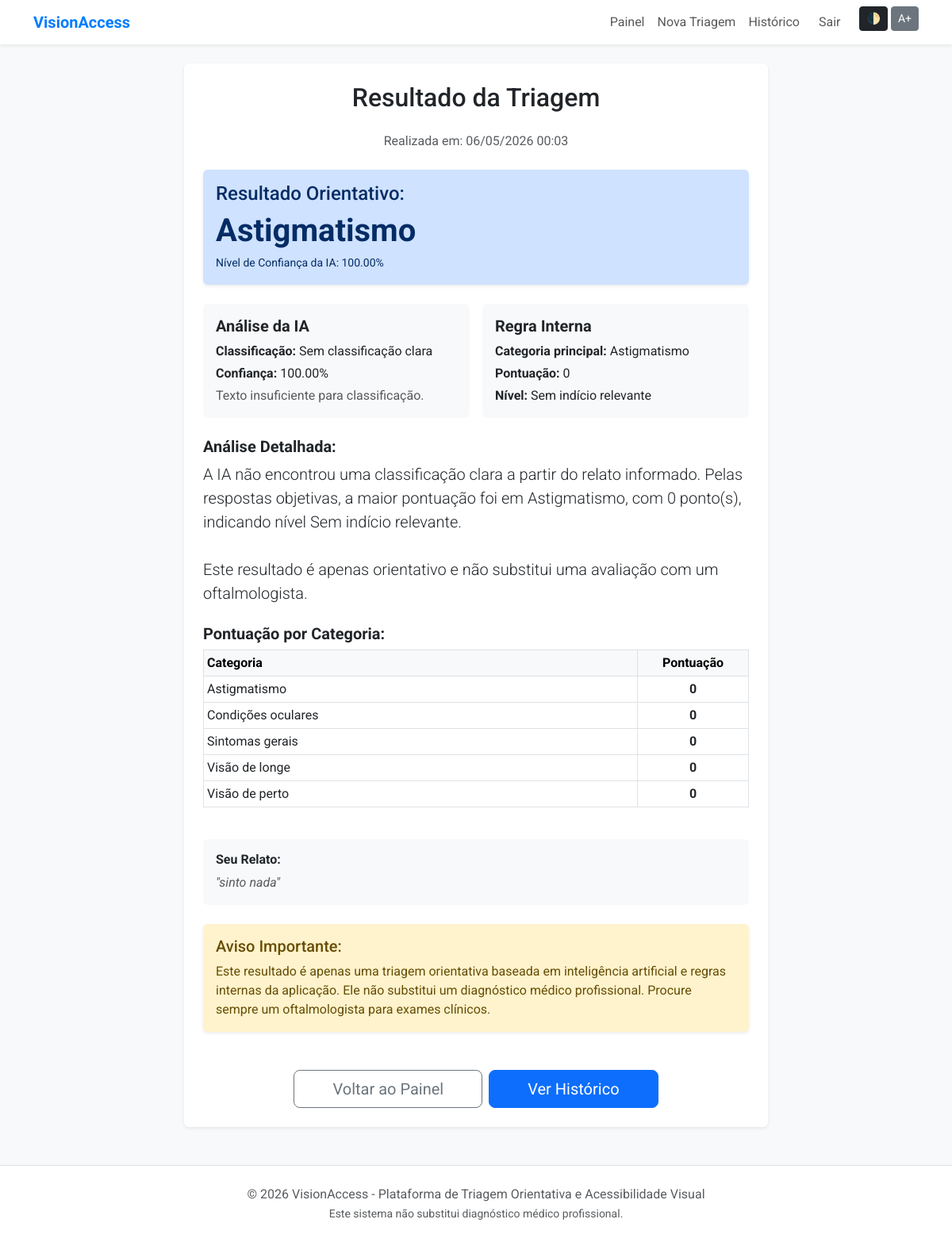
Page /resultado.php?id=5 (signed in) on the committed database.
### tables this page shows
CREATE TABLE `resultado` (
  `id_resultado` int(11) NOT NULL,
  `id_triagem` int(11) NOT NULL,
  `classificacao_ia` varchar(100) DEFAULT NULL,
  `confianca_ia` decimal(5,2) DEFAULT NULL,
  `descricao_ia` text DEFAULT NULL,
  `resposta_ia` longtext DEFAULT NULL CHECK (json_valid(`resposta_ia`)),
  `classificacao_interna` varchar(100) DEFAULT NULL,
  `pontuacao_interna` int(11) DEFAULT NULL,
  `nivel_risco` varchar(50) DEFAULT NULL,
  `resultado_final` varchar(150) DEFAULT NULL,
  `descricao_resultado` text DEFAULT NULL,
  `data_resultado` timestamp NOT NULL DEFAULT current_timestamp()
);

CREATE TABLE `triagem` (
  `id_triagem` int(11) NOT NULL,
  `id_usuario` int(11) NOT NULL,
  `descricao_texto` text NOT NULL,
  `data_triagem` timestamp NOT NULL DEFAULT current_timestamp()
);

CREATE TABLE `pontuacao_triagem` (
  `id_pontuacao` int(11) NOT NULL,
  `id_triagem` int(11) NOT NULL,
  `id_categoria` int(11) NOT NULL,
  `pontuacao_total` int(11) NOT NULL DEFAULT 0
);

CREATE TABLE `categoria_triagem` (
  `id_categoria` int(11) NOT NULL,
  `nome` varchar(100) NOT NULL,
  `descricao` text DEFAULT NULL
);

### resultado.php (the view, shortened to what this page needs)
<?php
require_once 'includes/db_connect.php';
include 'includes/header.php';
$triagem_id = filter_input(INPUT_GET, 'id', FILTER_VALIDATE_INT);
$stmt = $pdo->prepare("
    SELECT
        r.*,
        t.descricao_texto,
        t.data_triagem
    FROM resultado r
    JOIN triagem t ON r.id_triagem = t.id_triagem
    WHERE r.id_triagem = ?
      AND t.id_usuario = ?
");
$stmt->execute([$triagem_id, $_SESSION['user_id']]);
$resultado = $stmt->fetch(PDO::FETCH_ASSOC);
$stmtPontuacao = $pdo->prepare("
    SELECT
        c.nome AS categoria,
        pt.pontuacao_total
    FROM pontuacao_triagem pt
    JOIN categoria_triagem c ON c.id_categoria = pt.id_categoria
    WHERE pt.id_triagem = ?
    ORDER BY pt.pontuacao_total DESC, c.nome ASC
");
$stmtPontuacao->execute([$triagem_id]);
$pontuacoes = $stmtPontuacao->fetchAll(PDO::FETCH_ASSOC);
$classificacaoIA = $resultado['classificacao_ia'] ?? $resultado['classificacao'] ?? 'Não informado';
$confiancaIA = $resultado['confianca_ia'] ?? $resultado['confianca'] ?? null;
$descricaoIA = $resultado['descricao_ia'] ?? null;
$resultadoFinal = $resultado['resultado_final'] ?? $classificacaoIA;
$descricaoResultado = $resultado['descricao_resultado'] ?? '';
$classificacaoInterna = $resultado['classificacao_interna'] ?? null;
$pontuacaoInterna = $resultado['pontuacao_interna'] ?? null;
$nivelRisco = $resultado['nivel_risco'] ?? null;
?>
<div class="row justify-content-center">
    <div class="col-md-8">
        <div class="card shadow-sm border-0">
            <div class="card-body p-4">
                <h2 class="text-center mb-4">Resultado da Triagem</h2>
                <p class="text-muted text-center mb-4">Realizada em: <?php echo date('d/m/Y H:i', strtotime($resultado['data_triagem'])); ?></p>
                <div class="alert alert-primary border-0 shadow-sm mb-4">
                    <h4 class="alert-heading">Resultado Orientativo:</h4>
                    <p class="display-6 fw-bold mb-1"><?php echo htmlspecialchars($resultadoFinal); ?></p>
                    <?php if ($confiancaIA !== null): ?>
                        <small>Nível de Confiança da IA: <?php echo number_format((float) $confiancaIA, 2); ?>%</small>
                    <?php endif; ?>
                </div>
                <div class="row g-3 mb-4">
                    <div class="col-md-6">
                        <div class="card h-100 border-0 bg-light">
                            <div class="card-body">
                                <h5 class="fw-bold">Análise da IA</h5>
                                <p class="mb-1"><strong>Classificação:</strong> <?php echo htmlspecialchars($classificacaoIA); ?></p>
                                <?php if ($confiancaIA !== null): ?>
                                    <p class="mb-1"><strong>Confiança:</strong> <?php echo number_format((float) $confiancaIA, 2); ?>%</p>
                                <?php endif; ?>
                                <?php if (!empty($descricaoIA)): ?>
                                    <p class="mb-0 text-muted"><?php echo nl2br(htmlspecialchars($descricaoIA)); ?></p>
                                <?php endif; ?>
                            </div>
                        </div>
                    </div>
                    <div class="col-md-6">
                        <div class="card h-100 border-0 bg-light">
                            <div class="card-body">
                                <h5 class="fw-bold">Regra Interna</h5>
                                <?php if ($classificacaoInterna || $pontuacaoInterna !== null || $nivelRisco): ?>
                                    <?php if ($classificacaoInterna): ?>
                                        <p class="mb-1"><strong>Categoria principal:</strong> <?php echo htmlspecialchars($classificacaoInterna); ?></p>
                                    <?php endif; ?>
                                    <?php if ($pontuacaoInterna !== null): ?>
                                        <p class="mb-1"><strong>Pontuação:</strong> <?php echo (int) $pontuacaoInterna; ?></p>
                                    <?php endif; ?>
                                    <?php if ($nivelRisco): ?>
                                        <p class="mb-0"><strong>Nível:</strong> <?php echo htmlspecialchars($nivelRisco); ?></p>
                                    <?php endif; ?>
                                <?php else: ?>
                                    <p class="mb-0 text-muted">A pontuação interna ainda não foi registrada para esta triagem.</p>
                                <?php endif; ?>
                            </div>
                        </div>
                    </div>
                </div>
                <div class="mb-4">
                    <h5 class="fw-bold">Análise Detalhada:</h5>
                    <p class="lead"><?php echo nl2br(htmlspecialchars($descricaoResultado)); ?></p>
                </div>
                <?php if (!empty($pontuacoes)): ?>
                    <div class="mb-4">
                        <h5 class="fw-bold">Pontuação por Categoria:</h5>
                        <div class="table-responsive">
                            <table class="table table-sm table-bordered align-middle">
                                <thead class="table-light">
                                    <tr>
                                        <th>Categoria</th>
                                        <th class="text-center" style="width: 140px;">Pontuação</th>
                                    </tr>
                                </thead>
                                <tbody>
                                    <?php foreach ($pontuacoes as $pontuacao): ?>
                                        <tr>
                                            <td><?php echo htmlspecialchars($pontuacao['categoria']); ?></td>
                                            <td class="text-center fw-bold"><?php echo (int) $pontuacao['pontuacao_total']; ?></td>
                                        </tr>
                                    <?php endforeach; ?>
                                </tbody>
                            </table>
                        </div>
                    </div>
                <?php endif; ?>
                <div class="card bg-light border-0 mb-4">
                    <div class="card-body">
                        <h6 class="fw-bold">Seu Relato:</h6>
                        <p class="mb-0 text-muted fst-italic">"<?php echo htmlspecialchars($resultado['descricao_texto']); ?>"</p>
                    </div>
                </div>
                <div class="alert alert-warning border-0 shadow-sm">
                    <h5 class="alert-heading">Aviso Importante:</h5>
                    <p class="mb-0">Este resultado é apenas uma triagem orientativa baseada em inteligência artificial e regras internas da aplicação. Ele não substitui um diagnóstico médico profissional. Procure sempre um oftalmologista para exames clínicos.</p>
                </div>
                <div class="d-grid gap-2 d-md-flex justify-content-md-center mt-5">
                    <a href="dashboard.php" class="btn btn-outline-secondary btn-lg px-5">Voltar ao Painel</a>
                    <a href="historico.php" class="btn btn-primary btn-lg px-5">Ver Histórico</a>
                </div>
            </div>
        </div>
    </div>
</div>
<?php include 'includes/footer.php'; ?>

### assets/css/style.css (style rules this page uses)
html, body { height: 100%; margin: 0; }
body { font-family: 'Roboto', sans-serif; display: flex; flex-direction: column; }
.bg-custom { background-color: #f8f9fa; }

### rows in the picture
resultado: id_triagem.data_triagem "06/05/2026 00:03", resultado_final "Astigmatismo", confianca_ia "100.00", classificacao_ia "Sem classificação clara", descricao_ia "Texto insuficiente para classificação.", classificacao_interna "Astigmatismo", pontuacao_interna "0", nivel_risco "Sem indício relevante", descricao_resultado "A IA não encontrou uma classificação clara a partir do relato informado. Pelas respostas objetivas, a maior pontuação foi em Astigmatismo, com 0 ponto(s), indicando nível Sem indício relevante. Este resultado é apenas orientativo e não substitui uma avaliação com um oftalmologista.", id_triagem.descricao_texto "sinto nada"
pontuacao_triagem: id_categoria.nome "Astigmatismo", pontuacao_total "0"
pontuacao_triagem: id_categoria.nome "Condições oculares", pontuacao_total "0"
pontuacao_triagem: id_categoria.nome "Sintomas gerais", pontuacao_total "0"
pontuacao_triagem: id_categoria.nome "Visão de longe", pontuacao_total "0"
pontuacao_triagem: id_categoria.nome "Visão de perto", pontuacao_total "0"
